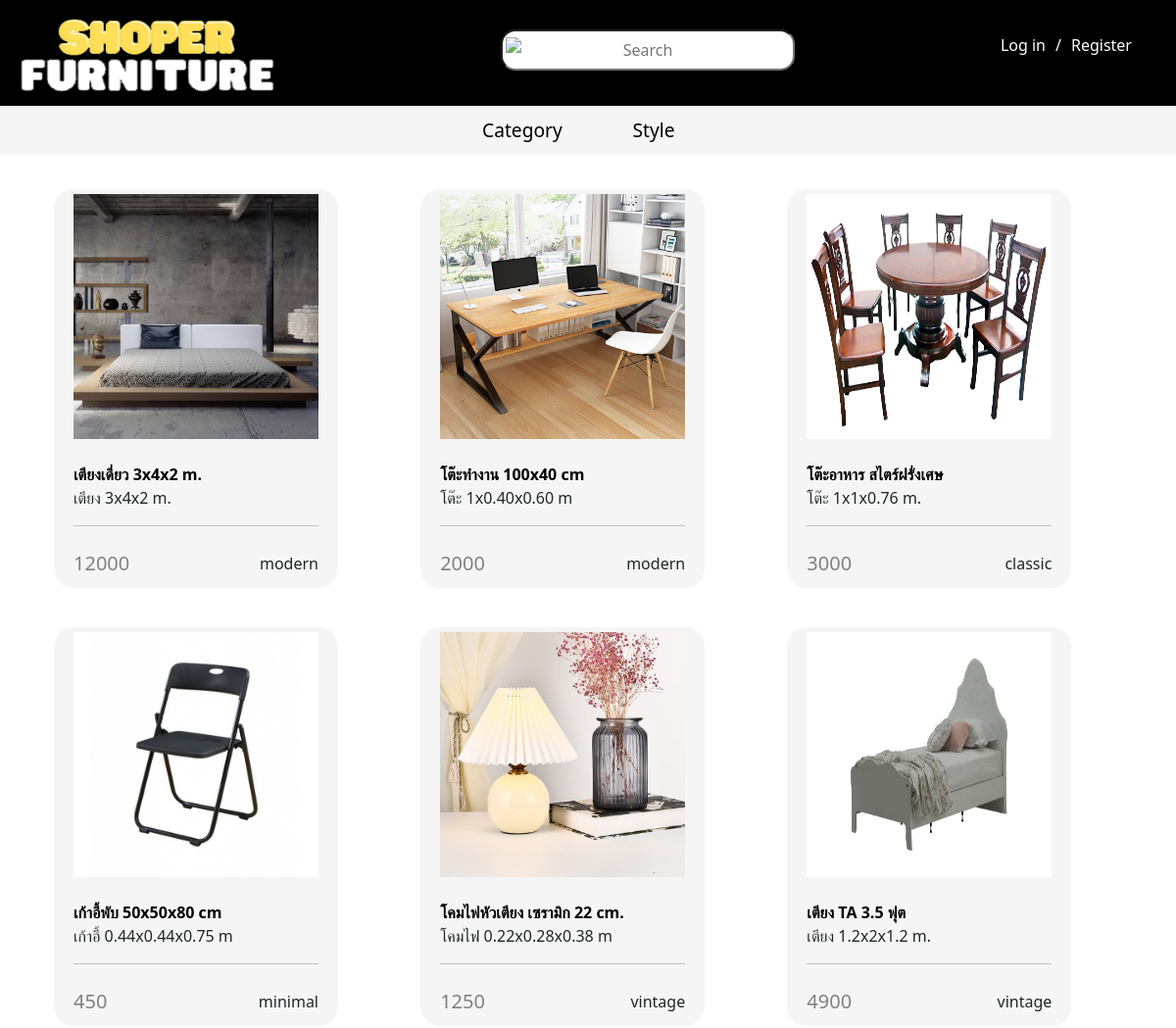
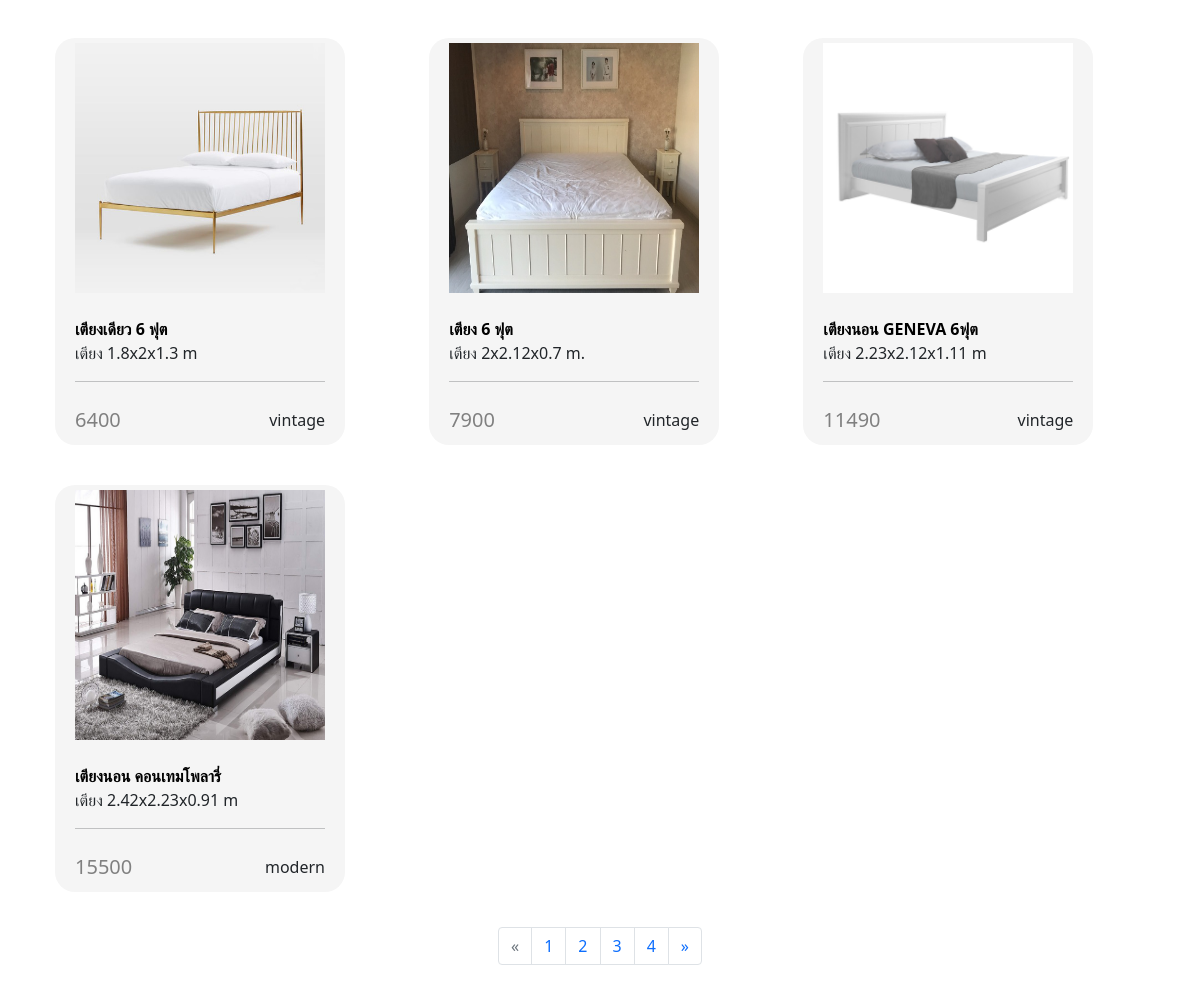
The app's page /search_page.php with its own data (2 pictures, top to bottom).
### tables this page shows
CREATE TABLE `product` (
  `Product_ID` int(10) NOT NULL,
  `Product_type` varchar(255) NOT NULL,
  `Product_style` varchar(255) NOT NULL,
  `Product_info` text NOT NULL,
  `Product_num` int(10) NOT NULL,
  `Product_name` varchar(255) NOT NULL,
  `Product_price` float NOT NULL
);

### search_page.php (the view, shortened to what this page needs)
<?php include "connect.php" ;
?>
<!DOCTYPE html>
<html lang="en">
<head>
    <link rel="stylesheet" href="https://cdnjs.cloudflare.com/ajax/libs/font-awesome/6.2.0/css/all.min.css">
    <link href="https://cdn.jsdelivr.net/npm/bootstrap@5.0.2/dist/css/bootstrap.min.css" rel="stylesheet">
    <link href='sty/search.css' rel='stylesheet'></link>
</head>
<body>
<div class="content">
  <nav>
  <div class="top">
    <div class="logo"><a href="index.php"><img src="img/logo.png" alt="logo" width="306" height="108" ></a></div>
    <form action="search_page.php?search=" method ="get">
        <div class="s-box">
            <img src ="img/search.png" class="s-icon">
            <input type="text" name="search" id="search" placeholder="Search">
        </div>
    </form>
    <?php
    if (isset($_SESSION['admin_login'])) {
        $admin_id = $_SESSION['admin_login'];
        $stmt = $pdo->query("SELECT * FROM users WHERE id = $admin_id");
        $stmt->execute();
        $row = $stmt->fetch(PDO::FETCH_ASSOC);
    ?>
    <ul>
        <div class="name_bar">
            <ul>
                <li class="furniture"><a href=""><h6><?php echo "Admin ". $row['firstname'] . ' ' ?></h6></a>
                    <ul>
                        <li> <a style="color:red;" href="admin/admin.php">Admin Tools</a> </li>
                        <li> <a style="color:red;" href="logout.php">Logout</a> </li>
                    </ul>
                </li>
            </ul>
        </div>
    </ul>
    <?php
    } else{
    ?>
        <ul>
            <li> <a href="signin.php">Log in</a></li>
            <li> / </li>
            <li> <a href="register.php">Register</a> </li>
        </ul>
    <?php } ?>
</div>
<div class="top_bar">
    <ul>
        <li class="furniture"><a href="">Category</a>
        </li>
        <li class="furniture"><a href="">Style</a>
        </li>
    </ul>
</div>
      <?php
        $keyword = $_GET["search"];
        $stmt = $pdo->prepare("SELECT * FROM product where CONCAT(Product_type, Product_style, Product_info, Product_name) LIKE '%$keyword%'");
        $stmt->execute();
        $num_produce=0;
        while ($row = $stmt->fetch()){
            $num_produce++;
        }
        if(isset($_GET['page'])){
            $page=$_GET['page'];
        }else{
            $page=1;
        }
        $record_show = 10;
        $offset = ($page - 1) * $record_show;
        $page_total = ceil($num_produce/$record_show);
      ?>
      <div class="print">
        <?php
        $stmt = $pdo->prepare("SELECT * FROM product where CONCAT(Product_type, Product_style, Product_info, Product_name) LIKE '%$keyword%' limit $offset,$record_show " );
        $stmt->execute();
        ?>
          <?php while($row = $stmt->fetch()){
            ?>
            <div class="show">
              <div class="grop">
                <a href="detail-product.php?Product_ID=<?=$row["Product_ID"]?>">
                  <img src="img/<?=$row["Product_ID"]?>.jpg" alt="" width="250" height="250"><br>
                  <br>
                  <?=$row["Product_name"]?><br>
                </a>
                <?=$row["Product_info"]?>
                <hr>
                <div class="cart-shop">
                <h5 style="color:grey;"><?=$row["Product_price"]?></h5>
                <p><?=$row["Product_style"]?></p>
                </div>
              </div>
            </div>
          <?php }?>
      </div>
</div>
<nav aria-label="Page navigation example">
    <ul class="pagination justify-content-center">
        <li class="page-item <?=$page >1 ? '' : 'disabled' ?>">
        <a class="page-link" href="?search=<?=$keyword?>&page=<?=$page-1?>" aria-label="Previous">
            <span aria-hidden="true">&laquo;</span>
        </a>
        </li>
        <?php for($i=1; $i <= $page_total; $i++):?>
            <li class="page-item"><a class="page-link" href="?search=<?=$keyword?>&page=<?=$i?>"><?=$i?></a></li>
        <?php endfor?>
        <li class="page-item <?=$page < $page_total ? '' : 'disabled' ?>" >
        <a class="page-link" href="?search=<?=$keyword?>&page=<?=$page+1?>" aria-label="Next">
            <span aria-hidden="true">&raquo;</span>
        </a>
        </li>
    </ul>
</nav>
</body>
</html>

### sty/search.css (style rules this page uses)
html { margin: 0; padding: 0; box-sizing: border-box; }
body { margin:0; padding: 0; }
.top { text-align: center; background-color: black; }
.top .logo { text-align: center; }
.top #search { text-align: center; border-radius: 10px; padding-inline-end: 30px; padding-inline-start: 30px; }
.s-box .s-icon { width: 20px; position: absolute; margin: 5px 4px 4px 4px; }
.top ul { list-style: none; display: inline-flex; padding: 0; }
.top ul li { margin: 0 5px; color: white; }
.top ul li a { text-decoration: none; color: white; }
.top_bar ul { list-style: none; background-color: whitesmoke; text-align: center; padding: 0; margin: 0px; }
.top_bar li { width: 130px; border-bottom: none; height: 50px; line-height: 50px; font-size: 1.2em; display:block; margin: auto; }
.top_bar a { text-decoration: none; display: block; padding: 0px; border-bottom: none; transition: .4s; color: black; }
.top_bar>ul>li { text-align: center; }
.top_bar>ul>li>a { padding: 0; }
.print { margin: 15px; display: inline-block; }
.grop { background-color: whitesmoke; border-radius: 20px; overflow: hidden; padding: 5px 20px; margin: 0px 20px; }
.grop a { font-weight:bolder; text-decoration: none; color: black; }
.show { margin: 20px; display: inline-block; }
.cart-shop { justify-content: space-between; display: flex; padding-top: 10px; }
.cart-shop p { margin-bottom: 5px; }
@media screen and (min-width:740px) { .top { display: flex; justify-content: space-between; text-align: center; background-color: black; } }
@media screen and (min-width:740px) { .top #search { width: 300px; height: 42px; margin-top: 30px; border-radius: 15px; } }
@media screen and (min-width:740px) { .s-box .s-icon { width: 24px; opacity: .9; position: absolute; top: 33px; margin-left: 5px; } }
@media screen and (min-width:740px) { .top ul { display: flex; justify-content: center; align-items: center; font-size: 20; margin-right: 20px; padding-right: 20px; } }
@media screen and (min-width:740px) { .top_bar ul { list-style: none; background-color: whitesmoke; text-align: center; padding: 0; } }
@media screen and (min-width:740px) { .top_bar li { width: 130px; border-bottom: none; height: 50px; line-height: 50px; font-size: 1.2em; display: inline-block; margin: auto; } }
@media screen and (min-width:740px) { .top_bar a { text-decoration: none; display: block; padding: 0px; border-bottom: none; transition: .4s; color: black; } }
@media screen and (min-width:740px) { .top_bar>ul>li { text-align: center; } }
@media screen and (min-width:740px) { .top_bar>ul>li>a { padding: 0; } }

### records on screen
product: shows a picture, Product_name "เตียงเดี่ยว 3x4x2 m.", Product_info "เตียง 3x4x2 m.", Product_price "12000", Product_style "modern"
product: shows a picture, Product_name "โต๊ะทำงาน 100x40 cm", Product_info "โต๊ะ 1x0.40x0.60 m", Product_price "2000", Product_style "modern"
product: shows a picture, Product_name "โต๊ะอาหาร สไตร์ฝรั่งเศษ", Product_info "โต๊ะ 1x1x0.76 m.", Product_price "3000", Product_style "classic"
product: shows a picture, Product_name "เก้าอี้พับ 50x50x80 cm", Product_info "เก้าอี้ 0.44x0.44x0.75 m", Product_price "450", Product_style "minimal"
product: shows a picture, Product_name "โคมไฟหัวเตียง เซรามิก 22 cm.", Product_info "โคมไฟ 0.22x0.28x0.38 m", Product_price "1250", Product_style "vintage"
product: shows a picture, Product_name "เตียง TA 3.5 ฟุต", Product_info "เตียง 1.2x2x1.2 m.", Product_price "4900", Product_style "vintage"
product: shows a picture, Product_name "เตียงเดียว 6 ฟุต", Product_info "เตียง 1.8x2x1.3 m", Product_price "6400", Product_style "vintage"
product: shows a picture, Product_name "เตียง 6 ฟุต", Product_info "เตียง 2x2.12x0.7 m.", Product_price "7900", Product_style "vintage"
product: shows a picture, Product_name "เตียงนอน GENEVA 6ฟุต", Product_info "เตียง 2.23x2.12x1.11 m", Product_price "11490", Product_style "vintage"
product: shows a picture, Product_name "เตียงนอน คอนเทมโพลารี่", Product_info "เตียง 2.42x2.23x0.91 m", Product_price "15500", Product_style "modern"
